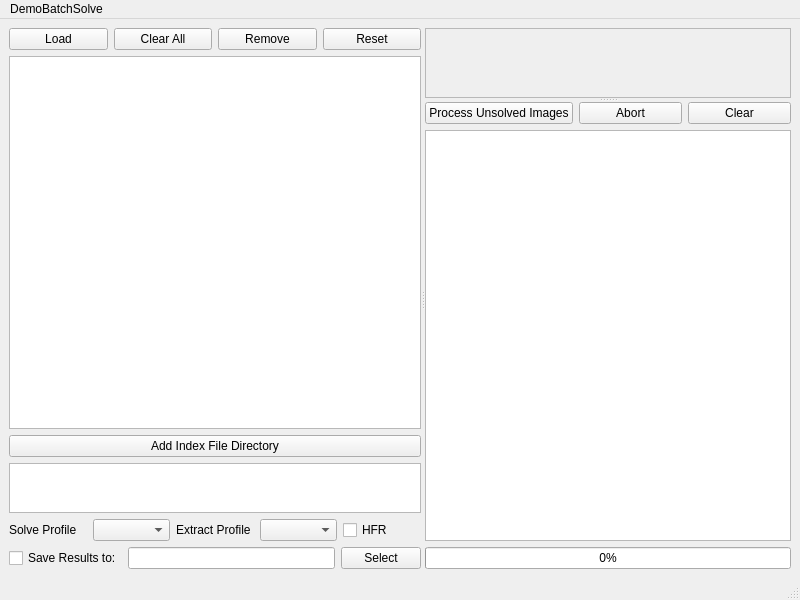
<?xml version="1.0" encoding="UTF-8"?>
<ui version="4.0">
 <class>DemoBatchSolve</class>
 <widget class="QMainWindow" name="DemoBatchSolve">
  <property name="geometry">
   <rect>
    <x>0</x>
    <y>0</y>
    <width>800</width>
    <height>600</height>
   </rect>
  </property>
  <property name="windowTitle">
   <string>MainWindow</string>
  </property>
  <widget class="QWidget" name="centralwidget">
   <layout class="QGridLayout" name="gridLayout_2">
    <item row="0" column="0">
     <widget class="QSplitter" name="horSplitter">
      <property name="orientation">
       <enum>Qt::Horizontal</enum>
      </property>
      <widget class="QWidget" name="verticalLayoutWidget">
       <layout class="QVBoxLayout" name="verticalLayout">
        <property name="leftMargin">
         <number>0</number>
        </property>
        <item>
         <layout class="QHBoxLayout" name="horizontalLayout">
          <property name="topMargin">
           <number>0</number>
          </property>
          <item>
           <widget class="QPushButton" name="loadB">
            <property name="toolTip">
             <string>Loads Selected Images into the Image List</string>
            </property>
            <property name="text">
             <string>Load</string>
            </property>
           </widget>
          </item>
          <item>
           <widget class="QPushButton" name="clearImagesB">
            <property name="toolTip">
             <string>Clears all the images in the image list and deletes all the data associated with them.</string>
            </property>
            <property name="text">
             <string>Clear All</string>
            </property>
           </widget>
          </item>
          <item>
           <widget class="QPushButton" name="deleteImageB">
            <property name="toolTip">
             <string>Removes the selected image in the image list and deletes all the data associated with it.</string>
            </property>
            <property name="text">
             <string>Remove</string>
            </property>
           </widget>
          </item>
          <item>
           <widget class="QPushButton" name="resetB">
            <property name="toolTip">
             <string>Clears the solution information and star extractions for the whole list of images</string>
            </property>
            <property name="text">
             <string>Reset</string>
            </property>
           </widget>
          </item>
         </layout>
        </item>
        <item>
         <layout class="QVBoxLayout" name="verticalLayout_4">
          <item>
           <widget class="QTableWidget" name="imagesList">
            <property name="selectionBehavior">
             <enum>QAbstractItemView::SelectRows</enum>
            </property>
           </widget>
          </item>
          <item>
           <widget class="QPushButton" name="selectIndexes">
            <property name="toolTip">
             <string>Adds any other index file directories you may select on your computer</string>
            </property>
            <property name="text">
             <string>Add Index File Directory</string>
            </property>
           </widget>
          </item>
          <item>
           <widget class="QListWidget" name="indexDirectories">
            <property name="sizePolicy">
             <sizepolicy hsizetype="Expanding" vsizetype="MinimumExpanding">
              <horstretch>0</horstretch>
              <verstretch>0</verstretch>
             </sizepolicy>
            </property>
            <property name="maximumSize">
             <size>
              <width>16777215</width>
              <height>50</height>
             </size>
            </property>
            <property name="toolTip">
             <string>The list of file directories to search for index files.</string>
            </property>
           </widget>
          </item>
          <item>
           <layout class="QHBoxLayout" name="horizontalLayout_5">
            <property name="topMargin">
             <number>0</number>
            </property>
            <item>
             <widget class="QLabel" name="label">
              <property name="text">
               <string>Solve Profile</string>
              </property>
             </widget>
            </item>
            <item>
             <widget class="QComboBox" name="solveProfile">
              <property name="toolTip">
               <string>The StellarSolver Profile to be used for Solving</string>
              </property>
             </widget>
            </item>
            <item>
             <widget class="QLabel" name="label_2">
              <property name="text">
               <string>Extract Profile</string>
              </property>
             </widget>
            </item>
            <item>
             <widget class="QComboBox" name="extractProfile">
              <property name="toolTip">
               <string>The StellarSolver profile to be used for the Star Extraction</string>
              </property>
             </widget>
            </item>
            <item>
             <widget class="QCheckBox" name="getHFR">
              <property name="toolTip">
               <string>Whether to solve with HFR, which takes significantly longer to extract.</string>
              </property>
              <property name="text">
               <string>HFR</string>
              </property>
             </widget>
            </item>
           </layout>
          </item>
          <item>
           <layout class="QHBoxLayout" name="horizontalLayout_2">
            <property name="topMargin">
             <number>0</number>
            </property>
            <item>
             <widget class="QCheckBox" name="saveImages">
              <property name="toolTip">
               <string>Whether to attempt to save the solved images and extracted star lists to the output directory.  Note that if you have already done the processing, and just want to save it now, you can click &quot;Process Images&quot; and it won't do the processing again, but it will save the images to your selected folder.</string>
              </property>
              <property name="text">
               <string>Save Results to:</string>
              </property>
             </widget>
            </item>
            <item>
             <widget class="QLineEdit" name="outputDirectory">
              <property name="toolTip">
               <string>The Output file directory path</string>
              </property>
             </widget>
            </item>
            <item>
             <widget class="QPushButton" name="selectOutputDir">
              <property name="toolTip">
               <string>Selects the folder to ouput files to.</string>
              </property>
              <property name="text">
               <string>Select</string>
              </property>
             </widget>
            </item>
           </layout>
          </item>
         </layout>
        </item>
       </layout>
      </widget>
      <widget class="QSplitter" name="verSplitter">
       <property name="orientation">
        <enum>Qt::Vertical</enum>
       </property>
       <widget class="QScrollArea" name="scrollArea">
        <property name="widgetResizable">
         <bool>true</bool>
        </property>
        <widget class="QWidget" name="scrollAreaWidgetContents">
         <property name="geometry">
          <rect>
           <x>0</x>
           <y>0</y>
           <width>355</width>
           <height>68</height>
          </rect>
         </property>
         <layout class="QGridLayout" name="gridLayout">
          <item row="0" column="0">
           <widget class="ImageLabel" name="imageDisplay">
            <property name="sizePolicy">
             <sizepolicy hsizetype="Preferred" vsizetype="Expanding">
              <horstretch>0</horstretch>
              <verstretch>0</verstretch>
             </sizepolicy>
            </property>
            <property name="text">
             <string/>
            </property>
           </widget>
          </item>
         </layout>
        </widget>
       </widget>
       <widget class="QWidget" name="verticalLayoutWidget_4">
        <layout class="QVBoxLayout" name="verticalLayout_5">
         <property name="topMargin">
          <number>0</number>
         </property>
         <item>
          <layout class="QHBoxLayout" name="horizontalLayout_3">
           <property name="leftMargin">
            <number>0</number>
           </property>
           <property name="topMargin">
            <number>0</number>
           </property>
           <item>
            <widget class="QPushButton" name="processB">
             <property name="toolTip">
              <string>Starts the Image processing loop including Solving and star extraction of all items in the imageList.  Note that it will skip star extraction and solving for any images that it has already been done for.  If you have selected to save the results, it will do that for all the images, even the ones that have already been processed.</string>
             </property>
             <property name="text">
              <string>Process Unsolved Images</string>
             </property>
            </widget>
           </item>
           <item>
            <widget class="QPushButton" name="abortB">
             <property name="toolTip">
              <string>Aborts the whole solve images loop.  If you click &quot;Process Images&quot; again, it will pick up where you left off.  If you want to start all over and do them all again, click &quot;Reset&quot;</string>
             </property>
             <property name="text">
              <string>Abort</string>
             </property>
            </widget>
           </item>
           <item>
            <widget class="QPushButton" name="clearB">
             <property name="toolTip">
              <string>Clears the log</string>
             </property>
             <property name="text">
              <string>Clear</string>
             </property>
            </widget>
           </item>
          </layout>
         </item>
         <item>
          <widget class="QPlainTextEdit" name="logDisplay"/>
         </item>
         <item>
          <widget class="QProgressBar" name="processProgress">
           <property name="value">
            <number>0</number>
           </property>
          </widget>
         </item>
        </layout>
       </widget>
      </widget>
     </widget>
    </item>
   </layout>
  </widget>
  <widget class="QMenuBar" name="menubar">
   <property name="geometry">
    <rect>
     <x>0</x>
     <y>0</y>
     <width>800</width>
     <height>21</height>
    </rect>
   </property>
   <widget class="QMenu" name="menuDemoBatchSolve">
    <property name="title">
     <string>DemoBatchSolve</string>
    </property>
   </widget>
   <addaction name="menuDemoBatchSolve"/>
  </widget>
  <widget class="QStatusBar" name="statusbar"/>
 </widget>
 <customwidgets>
  <customwidget>
   <class>ImageLabel</class>
   <extends>QLabel</extends>
   <header location="global">testerutils/imagelabel.h</header>
  </customwidget>
 </customwidgets>
 <resources/>
 <connections/>
</ui>
